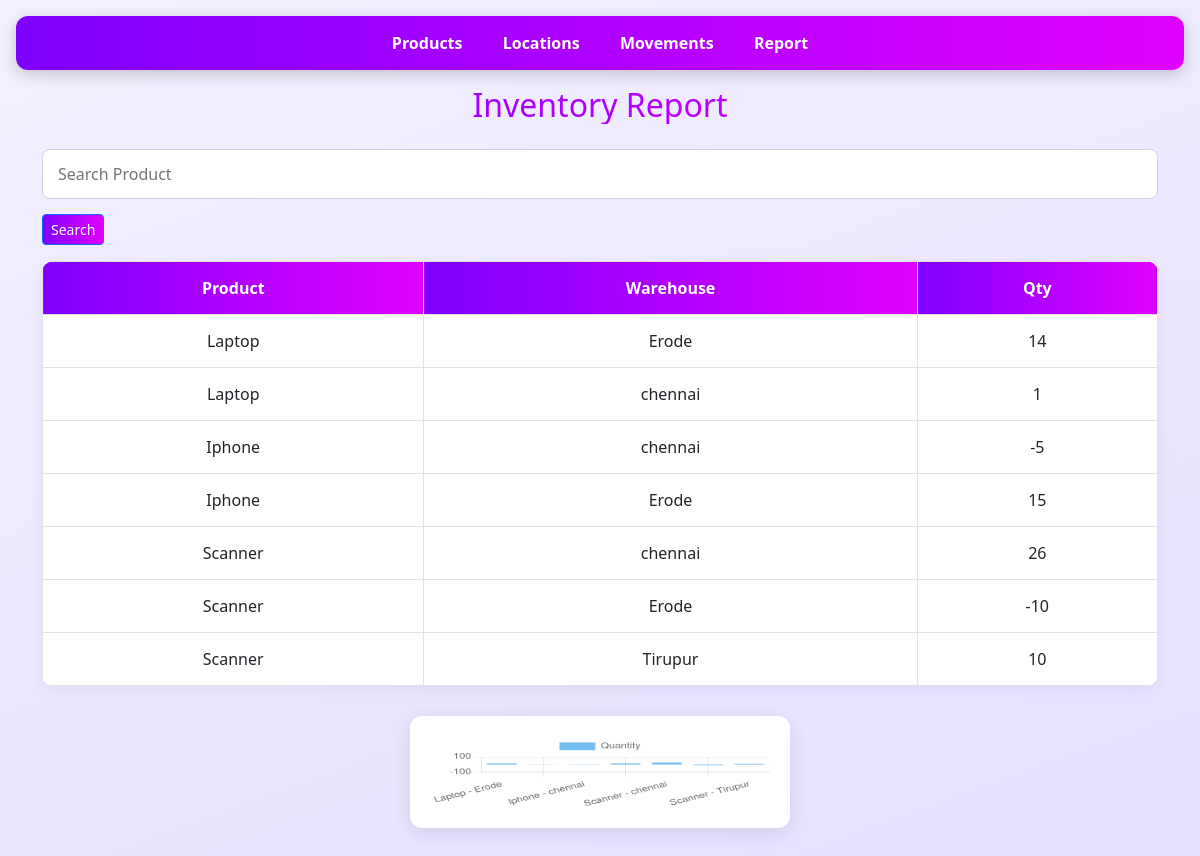
Screenshot of /report with the database file from the repository.
### models.py (models this page shows)
class Product(db.Model):
    __tablename__ = "product"
    product_id = db.Column(db.String, primary_key=True)
    name = db.Column(db.String, nullable=False)
    movements = db.relationship("ProductMovement", back_populates="product")

class Location(db.Model):
    __tablename__ = "location"
    location_id = db.Column(db.String, primary_key=True)
    name = db.Column(db.String, nullable=False)
    movements_from = db.relationship(
        "ProductMovement",
        foreign_keys="ProductMovement.from_location",
        back_populates="from_location_rel"
    )
    movements_to = db.relationship(
        "ProductMovement",
        foreign_keys="ProductMovement.to_location",
        back_populates="to_location_rel"
    )

### app.py (the view)
@app.route("/report", methods=["GET", "POST"])
def report():
    search_product = request.form.get("search_product", "")
    balances = defaultdict(lambda: defaultdict(int))
    for move in ProductMovement.query.all():
        if move.from_location:
            balances[move.product_id][move.from_location] -= move.qty
        if move.to_location:
            balances[move.product_id][move.to_location] += move.qty
    rows = []
    for pid, locs in balances.items():
        product = Product.query.get(pid)
        product_name = product.name if product else f"Unknown ({pid})"
        if search_product and search_product.lower() not in product_name.lower():
            continue
        for lid, qty in locs.items():
            location = Location.query.get(lid)
            location_name = location.name if location else f"Unknown ({lid})"
            rows.append({
                "product": product_name,
                "location": location_name,
                "qty": qty
            })
    return render_template("report.html", rows=rows, search_product=search_product)

### templates/report.html (shortened to what this page needs)
{% extends "layout.html" %}
{% block content %}
<h2>Inventory Report</h2>
<form method="post" class="mb-3">
  <input type="text" name="search_product" value="{{ search_product or '' }}" placeholder="Search Product">
  <button class="btn btn-primary btn-sm">Search</button>
</form>
<table class="table table-bordered">
  <tr><th>Product</th><th>Warehouse</th><th>Qty</th></tr>
  {% for row in rows %}
  <tr>
    <td>{{ row.product }}</td>
    <td>{{ row.location }}</td>
    <td>{{ row.qty }}</td>
  </tr>
  {% endfor %}
</table>
{% if rows %}
<canvas id="inventoryChart" height="100"></canvas>
<script>
const data = {
  labels: [{% for row in rows %}"{{ row.product }} - {{ row.location }}",{% endfor %}],
  datasets: [{
    label: 'Quantity',
    data: [{% for row in rows %}{{ row.qty }},{% endfor %}],
    backgroundColor: 'rgba(54, 162, 235, 0.7)'
  }]
};
new Chart(document.getElementById('inventoryChart'), {
  type: 'bar',
  data: data
});
</script>
{% else %}
<p>No data available for report.</p>
{% endif %}
{% endblock %}

### static/style.css (style rules this page uses)
body { font-family: 'Segoe UI', Tahoma, Geneva, Verdana, sans-serif; background: linear-gradient(160deg, #f3f0ff, #e6e0ff); color: #333; margin: 0; padding: 0; }
h2 { text-align: center; margin-bottom: 25px; background: linear-gradient(90deg, #7f00ff, #e100ff); -webkit-background-clip: text; -webkit-text-fill-color: transparent; }
input, select, textarea { border-radius: 8px; border: 1px solid #ced4da; padding: 12px 15px; margin-bottom: 15px; width: 100%; transition: all 0.3s ease; }
button { border-radius: 8px; padding: 10px 18px; font-weight: 600; background: linear-gradient(90deg, #7f00ff, #e100ff); color: #fff; border: none; cursor: pointer; transition: all 0.3s ease; }
.table { background: linear-gradient(135deg, #ffffff, #f5f0ff); border-radius: 12px; overflow: hidden; box-shadow: 0 4px 15px rgba(0,0,0,0.05); }
.table th { background: linear-gradient(90deg, #7f00ff, #e100ff); color: #fff; padding: 14px; text-align: center; }
.table td { padding: 14px; text-align: center; }
canvas#inventoryChart { display: block; max-width: 90%; margin: 30px auto; border-radius: 12px; box-shadow: 0 5px 20px rgba(0,0,0,0.1); background: #fff; padding: 20px; }

### rows the page displays
Product: product "Laptop" "Laptop"
Location: location "Erode" "Erode" "Erode"
Location: location "chennai" "chennai" "chennai"
Product: product "Iphone" "Iphone"
Product: product "Scanner" "Scanner" "Scanner"
Location: location "Tirupur"

### other values shown
{{ row.qty }} "14" "1" "-5" "15" "26" "-10" "10"
